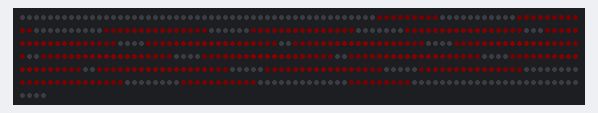
The sketch below on a simulated Arduino Uno, built with avr-gcc and run on an emulated ATmega328P. Shown: 484 RGB LEDs in strip order, left to right, continuing on the next row. Wiring (inferred from the names in the program): WS2812 LEDs: data pin 2. Dim RGB values are drawn brighter than linear.

Above: at 10.29 s.

The sketch:

NO-LIBRARY-complete-matrix-working.ino
```cpp
// prueba de codigo sin usar fastled o similares, se usa ensamblador para sustituir lo que vendria siendo dicha libreria, en fin ,es que no tengo nada mejor que hacer...


#include <avr/io.h>
#include <avr/interrupt.h>
#include <util/delay.h>
#include <string.h>

#define LED_PIN PD2        // Pin D2 (PD2 en ATmega328P)
#define MATRIX_SIZE 22     // 22x22 = 484 LEDs
#define NUM_LEDS (MATRIX_SIZE * MATRIX_SIZE)

// Buffer para almacenar todos los colores de los LEDs (formato GRB)
uint8_t ledBuffer[NUM_LEDS * 3];

// Prototipos de funciones
void sendByteASM(uint8_t byte);
void updateLEDs();
void setPixel(uint16_t x, uint16_t y, uint8_t r, uint8_t g, uint8_t b);
void setup();
void loop();

// Función optimizada en ensamblador para enviar un byte
void sendByteASM(uint8_t byte) {
  asm volatile (
    "ldi r16, 8      \n"   // Contador de 8 bits
    "next_bit_%=:    \n"
    "sbi %[port], %[pin] \n"  // Encender pin (HIGH)
    "lsl %[byte]     \n"   // Shift izquierda (MSB primero)
    "brcs bit_1_%=   \n"   // Si el bit es 1, saltar

    // Bit "0" (HIGH ~0.35µs, LOW ~0.8µs)
    "nop             \n"   // Delay para bit "0"
    "nop             \n"
    "cbi %[port], %[pin] \n"  // Apagar pin (LOW)
    "nop             \n"
    "nop             \n"
    "rjmp end_bit_%= \n"

    // Bit "1" (HIGH ~0.7µs, LOW ~0.6µs)
    "bit_1_%=:       \n"
    "nop             \n"   // Delay extra para bit "1"
    "nop             \n"
    "nop             \n"
    "nop             \n"
    "cbi %[port], %[pin] \n"  // Apagar pin (LOW)

    "end_bit_%=:     \n"
    "dec r16         \n"   // Decrementar contador
    "brne next_bit_%= \n"  // Repetir si quedan bits
    :
    : [port] "I" (_SFR_IO_ADDR(PORTD)),
      [pin] "I" (LED_PIN),
      [byte] "r" (byte)
    : "r16"
  );
}

// Actualiza todos los LEDs con el contenido del buffer
void updateLEDs() {
  cli();  // Deshabilitar interrupciones

  // Enviar todo el buffer
  uint8_t *ptr = ledBuffer;
  for(uint16_t i = 0; i < NUM_LEDS * 3; i++) {
    sendByteASM(*ptr++);
  }

  sei();  // Rehabilitar interrupciones
  _delay_us(50);  // Tiempo de reset
}

// Establece el color de un pixel específico en la matriz
void setPixel(uint16_t x, uint16_t y, uint8_t r, uint8_t g, uint8_t b) {
  // Mapeo de coordenadas a índice lineal (serpentina)
  uint16_t index;
  if(y % 2 == 0) {
    // Filas pares: izquierda a derecha
    index = y * MATRIX_SIZE + x;
  } else {
    // Filas impares: derecha a izquierda
    index = y * MATRIX_SIZE + (MATRIX_SIZE - 1 - x);
  }

  // Almacenar en buffer (formato GRB)
  uint16_t offset = index * 3;
  ledBuffer[offset] = g;
  ledBuffer[offset+1] = r;
  ledBuffer[offset+2] = b;
}

// Limpia toda la matriz (todos los LEDs apagados)
void clearMatrix() {
  memset(ledBuffer, 0, NUM_LEDS * 3);
}

void setup() {
  DDRD |= (1 << LED_PIN);  // Configurar D2 como salida
  PORTD &= ~(1 << LED_PIN); // Inicializar en LOW
  clearMatrix();
  updateLEDs();
}

void loop() {
  // Efecto: Onda pulsante roja desde el centro
  static uint8_t brightness = 0;
  static int8_t direction = 1;

  brightness += direction;
  if(brightness >= 100 || brightness <= 0) {
    direction *= -1;
  }

  // Calcular color base
  uint8_t r = brightness;
  uint8_t g = 0;
  uint8_t b = 0;

  // Dibujar patrón circular
  for(uint8_t y = 0; y < MATRIX_SIZE; y++) {
    for(uint8_t x = 0; x < MATRIX_SIZE; x++) {
      // Calcular distancia desde el centro
      int8_t dx = x - MATRIX_SIZE/2;
      int8_t dy = y - MATRIX_SIZE/2;
      uint8_t distance = sqrt(dx*dx + dy*dy);

      // Ajustar brillo según la distancia
      uint8_t pixelBrightness = brightness - distance*3;
      if(pixelBrightness > brightness) pixelBrightness = 0;

      setPixel(x, y, r * pixelBrightness / 100, g, b);
    }
  }

  updateLEDs();
  _delay_ms(20);
}
```
